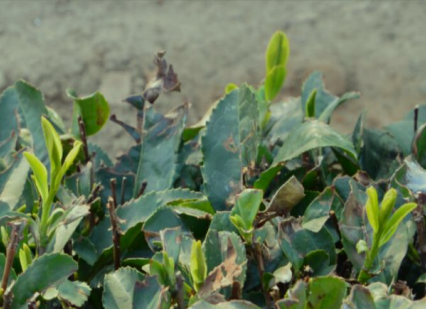
#> input picture img_6.png, 426 x 309 px
$ python wjk.py
#> lines starting #> are read from the running program, lines starting #| are printed output that depends on the picture; after the words box and inside, x2 and y2 are one past the last pixel; in counts of white or black regions, pixels touching at a corner belong together; long printed decimals are rounded
import cv2 as cv
import numpy as np
# 图像二值图像的每个轮廓，OpenCV都提供了API可以求取轮廓的外接矩形，其中求取轮廓外接矩形API解释如下：
# atedRect cv::minAreaRect(
# InputArray points
# )
#
# 输入参数points可以一系列点的集合，对轮廓来说就是该轮廓的点集
# 返回结果是一个旋转矩形，包含下面的信息：
#
# 矩形中心位置
# 矩形的宽高
# 旋转角度
# canny边缘检测
def canny_demo(image):
    t = 100
    canny_output = cv.Canny(image, t, t * 2)
    cv.imshow("canny_output", canny_output)
    cv.imwrite("canny_output.png", canny_output)
    return canny_output

# 读取图像
src = cv.imread("img_6.png")
#> src is the input picture: shape (309, 426, 3); mean B, G, R 92.3, 121, 105.5
cv.namedWindow("input", cv.WINDOW_AUTOSIZE)
cv.imshow("input", src)

# median = cv.GaussianBlur(src,(9, 9), 0)
# cv.imshow('median',median)


# 调用
binary = canny_demo(src)
#> in canny_demo, `canny_output = cv.Canny(image, t, t * 2)`:
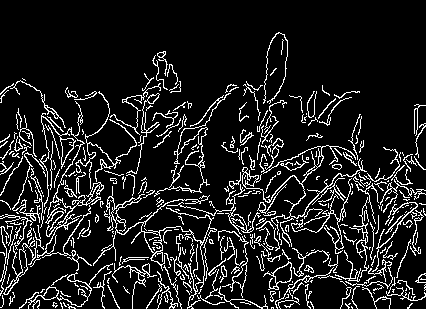
#> canny_output: shape (309, 426); 11.9% white in thin lines or dots, all inside (x1, y1, x2, y2) = (0, 32, 426, 309)
k = np.ones((3, 3), dtype=np.uint8)
binary = cv.morphologyEx(binary, cv.MORPH_DILATE, k)
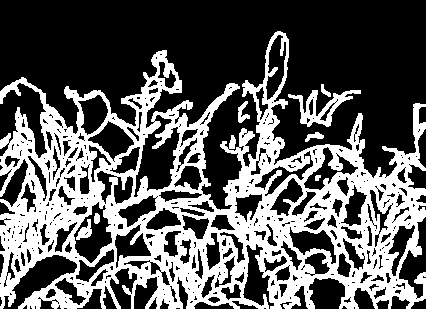
#> binary: shape (309, 426); 35.8% white; 8 white regions

# 轮廓发现
contours, hierarchy = cv.findContours(binary, cv.RETR_EXTERNAL, cv.CHAIN_APPROX_SIMPLE)
#> contours = 5 contours; box (x1, y1, x2, y2) and area: (0, 31, 426, 309) 67964, (288, 90, 361, 127) 868, (238, 101, 250, 123) 102, (305, 132, 324, 142) 73, (321, 84, 331, 97) 43
for c in range(len(contours)):
    rect = cv.minAreaRect(contours[c])
    cx, cy = rect[0]
    box = cv.boxPoints(rect)
    box = np.int0(box)
    cv.drawContours(src,[box],0,(0,255,0),1)
    cv.circle(src, (np.int32(cx), np.int32(cy)), 2, (255, 0, 0), 2, 8, 0)
    cv.drawContours(src, contours, c, (0, 0, 255), 1, 8)
    print(cx,cy)
#> this loop made 5 passes
#> (rect, cx, cy, box) on passes 1 to 5: (((313.6, 136), (18.83, 7.26), -11.31), 313.6, 136, [[305, 141], [303, 134], [322, 130], [323, 137]]), (((243.5, 111.5), (21, 11), -90), 243.5, 111.5, [[249, 122], [238, 122], [238, 101], [249, 101]]), (((324, 108), (36, 72), -90), 324, 108, [[360, 126], [288, 126], [288, 90], [360, 90]]), (((324.5, 90.75), (5.88, 15), -37.87), 324.5, 90.75, [[326, 98], [317, 86], [322, 83], [331, 94]]), (((212.5, 169.5), (277, 425), -90), 212.5, 169.5, [[425, 307], [0, 307], [0, 31], [425, 31]])
#| 313.596 135.981
#| 243.5 111.5
#| 324.0 108.0
#| 324.531 90.754
#| 212.500 169.500
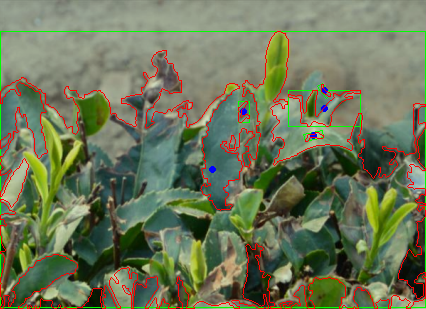
#> src: shape (309, 426, 3); 4.83% of pixels changed, all inside (x1, y1, x2, y2) = (0, 31, 426, 309)

# 图像显示
cv.imshow("contours_analysis", src)
cv.imwrite("contours_analysis.png", src)
cv.waitKey(0)
cv.destroyAllWindows()

$ run again, with img_4.png copied over img_6.png
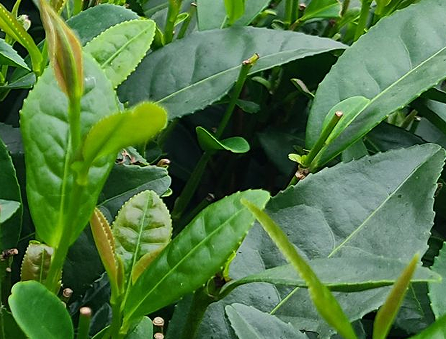
#> input picture img_4.png, 446 x 339 px
#> src is the input picture: shape (339, 446, 3); mean B, G, R 67.5, 118, 80.6
#> in canny_demo, `canny_output = cv.Canny(image, t, t * 2)`:
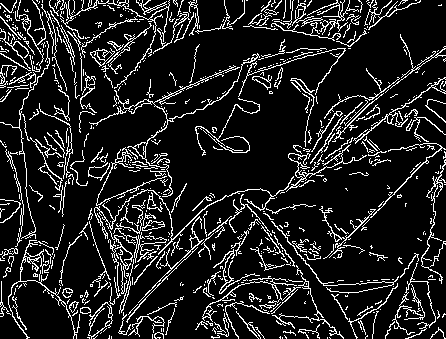
#> canny_output: shape (339, 446); 13% white in thin lines or dots
#> binary: shape (339, 446); 39.7% white; 27 white regions (1 under 20 px)
#> contours = 10 contours, 3 with area under 20; largest, box (x1, y1, x2, y2) and area: (0, 0, 446, 339) 113454, (424, 98, 446, 124) 148, (429, 326, 446, 339) 74, (168, 71, 178, 87) 51, (389, 93, 399, 99) 24, (0, 207, 6, 219) 22, (179, 281, 185, 287) 20
#> the loop `for c in range(len(contours)):` made 10 passes
#> (rect, cx, cy, box) on passes 1 to 4: (((109.5, 336), (4, 5), -90), 109.5, 336, [[112, 338], [107, 338], [107, 334], [112, 334]]), (((437, 332), (12, 16), -90), 437, 332, [[445, 338], [429, 338], [429, 326], [445, 326]]), (((181.5, 283.5), (5, 5), -90), 181.5, 283.5, [[184, 286], [179, 286], [179, 281], [184, 281]]), (((2.5, 212.5), (11, 5), -90), 2.5, 212.5, [[5, 218], [0, 218], [0, 207], [5, 207]])
#> (printed output is left out)
#> after the loop `for c in range(len(contours)):`:
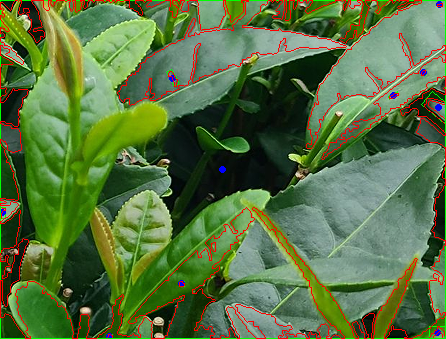
#> src: shape (339, 446, 3); 5.14% of pixels changed, all inside (x1, y1, x2, y2) = (0, 0, 446, 339)

$ run again, with img.png copied over img_6.png
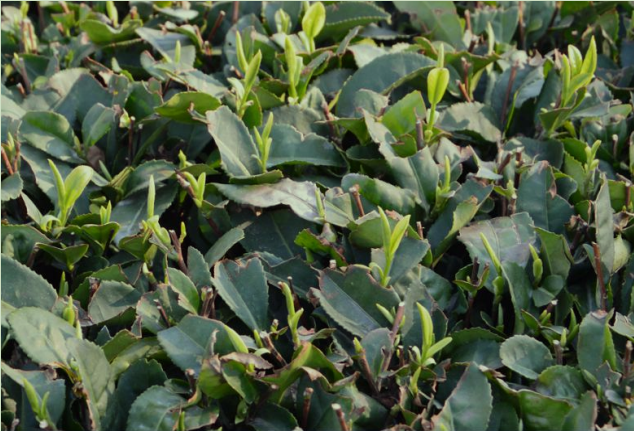
#> input picture img.png, 634 x 431 px
#> src is the input picture: shape (431, 634, 3); mean B, G, R 67.2, 93.7, 80.6
#> in canny_demo, `canny_output = cv.Canny(image, t, t * 2)`:
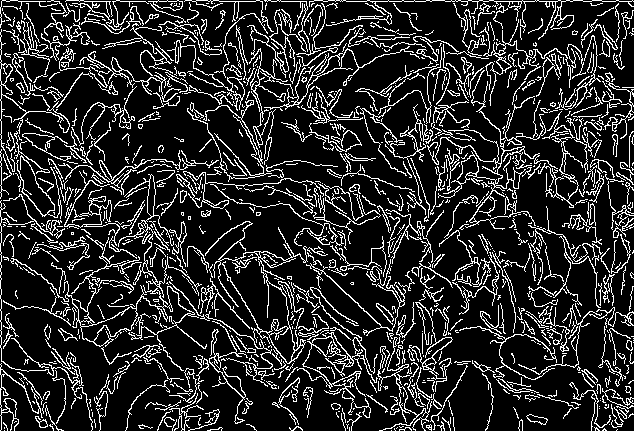
#> canny_output: shape (431, 634); 16.6% white in thin lines or dots
#> binary: shape (431, 634); 49.8% white; 23 white regions
#> contours = 9 contours; largest, box (x1, y1, x2, y2) and area: (0, 0, 634, 431) 245870, (271, 376, 304, 431) 531, (302, 386, 314, 419) 200, (525, 413, 549, 426) 180, (512, 406, 524, 431) 102
#> the loop `for c in range(len(contours)):` made 9 passes
#> (rect, cx, cy, box) on passes 1 to 4: (((214.5, 428), (4, 17), -90), 214.5, 428, [[223, 430], [206, 430], [206, 426], [223, 426]]), (((251.3, 426.1), (4.77, 13.89), -57.99), 251.3, 426.1, [[255, 431], [244, 424], [246, 420], [258, 427]]), (((145, 426), (6, 16), -90), 145, 426, [[153, 429], [137, 429], [137, 423], [153, 423]]), (((536.2, 419.1), (9.7, 23.77), -75.96), 536.2, 419.1, [[546, 426], [523, 420], [525, 411], [548, 417]])
#> (printed output is left out)
#> after the loop `for c in range(len(contours)):`:
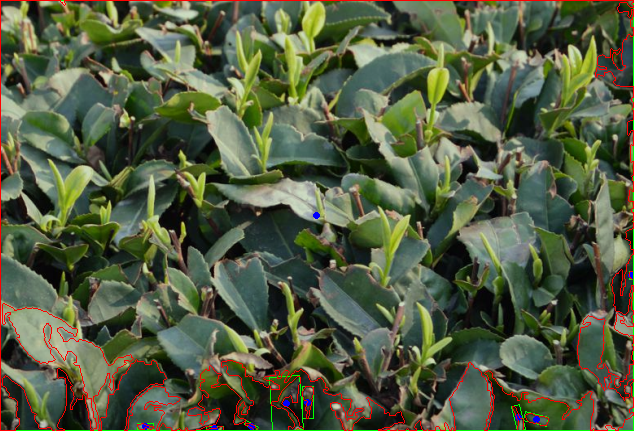
#> src: shape (431, 634, 3); 2.51% of pixels changed, all inside (x1, y1, x2, y2) = (0, 0, 634, 431)
